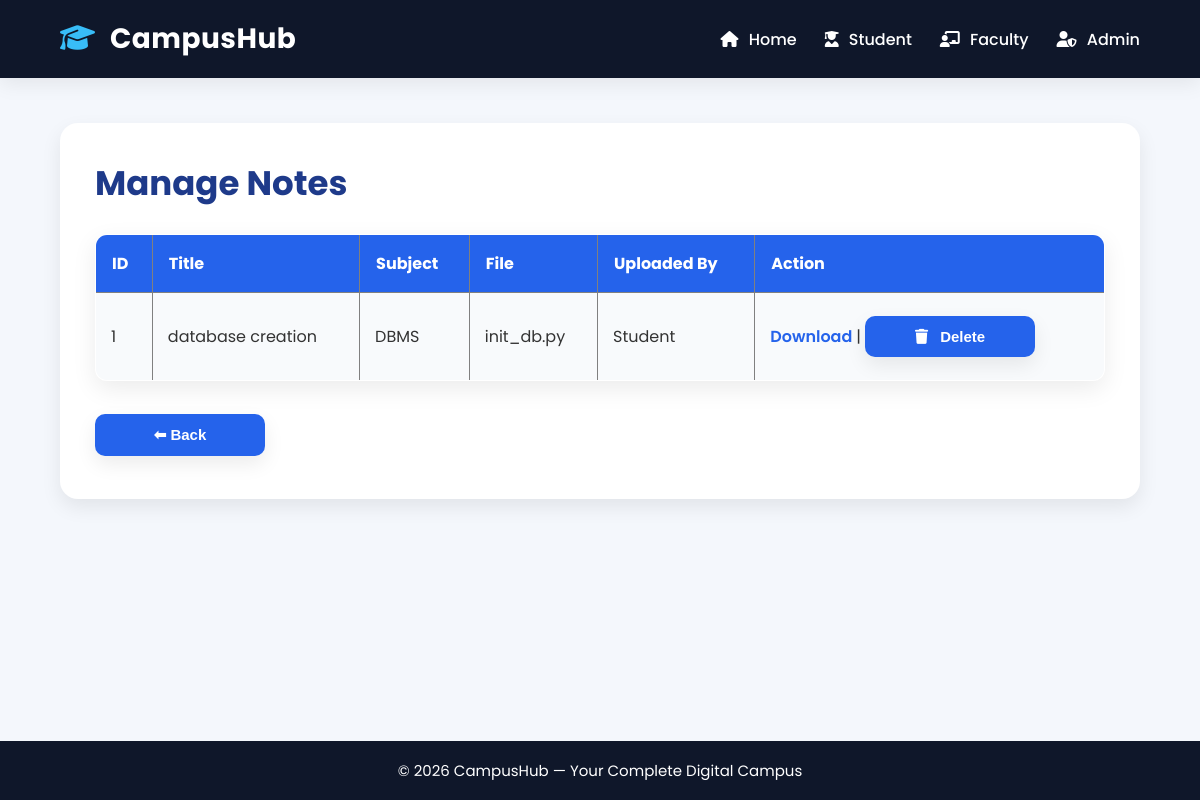
Page /faculty/notes (signed in) on the earlier database version.
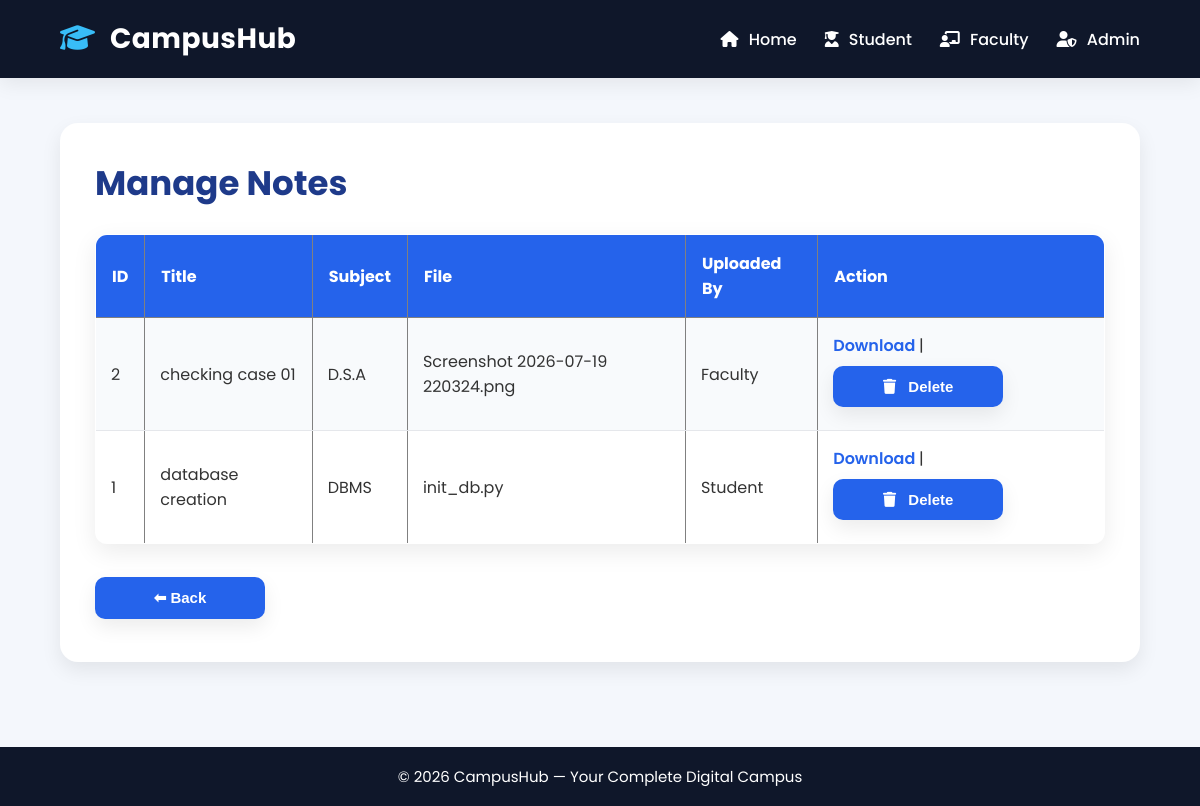
Same page on the later database version.
### tables this page shows
CREATE TABLE notes(
    id INTEGER PRIMARY KEY AUTOINCREMENT,
    title TEXT NOT NULL,
    subject TEXT NOT NULL,
    filename TEXT NOT NULL
, uploaded_by TEXT DEFAULT 'Student');

### routes/faculty.py (the view)
@faculty.route("/faculty/notes")
def faculty_notes():
    if "faculty_id" not in session:
        return redirect("/faculty")
    connection = sqlite3.connect("database/campushub.db")
    cursor = connection.cursor()
    cursor.execute("""
        SELECT *
        FROM notes
        ORDER BY id DESC
    """)
    notes = cursor.fetchall()
    connection.close()
    return render_template(
        "faculty_notes.html",
        notes=notes
    )

### templates/faculty_notes.html (shortened to what this page needs)
{% extends "base.html" %}
{% block content %}
<div class="container">
    <h1>Manage Notes</h1>
    <table border="1" cellpadding="10">
        <tr>
            <th>ID</th>
            <th>Title</th>
            <th>Subject</th>
            <th>File</th>
            <th>Uploaded By</th>
            <th>Action</th>
        </tr>
        {% for note in notes %}
        <tr>
            <td>{{ note[0] }}</td>
            <td>{{ note[1] }}</td>
            <td>{{ note[2] }}</td>
            <td>{{ note[3] }}</td>
            <td>{{ note[4] }}</td>
            <td>
                <a href="/student/download/{{ note[3] }}">
                    Download
                </a>
                |
                <a href="/faculty/delete_note/{{ note[0] }}"
                    onclick="return confirm('Are you sure you want to delete this note?')">
                    <button>
                        <i class="fa-solid fa-trash"></i>
                        Delete
                    </button>
                </a>
            </td>
        </tr>
        {% endfor %}
    </table>
    <br>
    <a href="/faculty/dashboard">
        <button>⬅ Back</button>
    </a>
</div>
{% endblock %}

Differences in the rows shown:
added notes: id "2", title "checking case 01", subject "D.S.A", filename "Screenshot 2026-07-19 220324.png", uploaded_by "Faculty"
